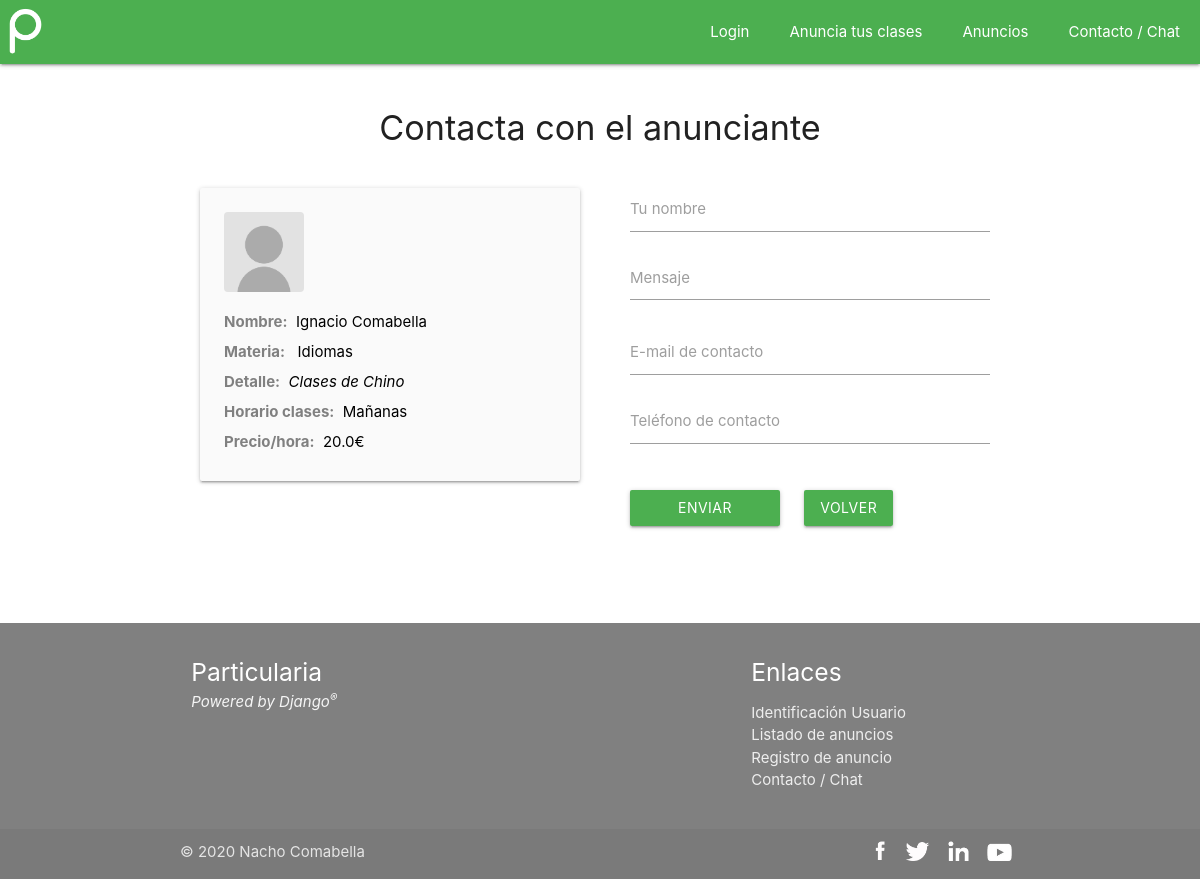
Page /contactar?id=22 on the committed database.
### partdapp/models.py (models this page shows)
class Anuncio(models.Model):
    nombre = models.CharField(max_length = 200)
    descripcion = models.CharField(max_length = 2000)
    horario = models.CharField(max_length = 20)
    telefono = models.IntegerField(default = 0)
    email = models.CharField(max_length = 150)
    emailvalido = models.CharField(max_length = 150, default = 'NO')
    precio = models.FloatField(default = 0)
    tfno = models.CharField(max_length = 2)
    mail = models.CharField(max_length = 2)
    foto = models.ImageField(upload_to='images/profile', default = 'images/profile/noperfil.png')
    codigo = models.CharField(max_length = 255)
    categoria = models.ForeignKey(Categoria, on_delete = models.CASCADE)
    usuario = models.ForeignKey(Usuarios, on_delete = models.CASCADE)

class Categoria(models.Model):
    materia = models.CharField(max_length = 150)

### partdapp/views.py (the view)
# urls.py: path('contactar', views.contactar),
def contactar(request):
    id = request.GET["id"]
    anuncio = models.Anuncio.objects.get(pk = id)
    context = {
        "anuncio" : anuncio,
        "materias" : models.Categoria.objects.order_by("id")
        }
    return render(request, "contactar.html", context)

### partdapp/templates/contactar.html (shortened to what this page needs)
{% extends "base.html" %}
{% block content %}
<div class="container">
<br class="hide-on-small-only">
<div style="text-align:center;">
	<h4>Contacta con el anunciante</h4>
</div>
<div class="row">
<div class="col s12 m6" style="padding: 20px;">
	<div class="card-panel grey lighten-5 z-depth-1">
	    <p style="margin-top: 0;">
		    <img class="materialboxed" src="../static/media/{{anuncio.foto}}" width="80px">
		</p>
		<span class="black-text">
			<span id="camposcard">Nombre:</span> &nbsp;{{anuncio.nombre}} <br>
			<span id="camposcard">Materia:</span> &nbsp;
			{% for m in materias %}
            {% if m.id == anuncio.categoria.id %}
            {{m.materia}}
            {% endif %}
        	{% endfor %}
			<br>
			<span id="camposcard">Detalle:</span> &nbsp;<cite>{{anuncio.descripcion}}</cite> <br>
			<span id="camposcard">Horario clases:</span> &nbsp;{{anuncio.horario}} <br>
			<span id="camposcard">Precio/hora:</span>&nbsp;
			{% if anuncio.precio == 0 %}
			No indicado<br>
			{% else %}
			{{anuncio.precio}}€<br>
			{% endif %}
		</span>
	</div>
</div>
<div class="col s12 m6" style="padding:30px; margin-top: -20px;">
	<form action="form-contactar">
		<div class="input-field">
			<input id="nombre" type="text" name="nombre" maxlength="50" pattern="^[a-zA-ZáéíóúÁÉÍÓÚñÑ ]{0,50}$" required/>
			<label for="nombre">Tu nombre</label>
		</div>
		<div class="input-field">
			<textarea id="desc" class="materialize-textarea" name="descripcion" maxlength="500" required></textarea>
			<label for="desc">Mensaje</label>
		</div>
		<div class="input-field">
			<input id="mail" type="text" name="email" pattern="[a-z0-9._%+-]+@[a-z0-9.-]+\.[a-z]{2,}$" required/>
			<label for="mail">E-mail de contacto</label>
		</div>
		<div class="input-field">
			<input id="tfno" type="text" name="telefono" maxlength="9" pattern="[6-7]{1}[0-9]{8}" required/>
			<label for="tfno">Teléfono de contacto</label>
		</div><br>
		<div>
			<button class="waves-effect waves-light btn" type="submit" style="width: 150px; margin-left:0;">ENVIAR</button>
			<a class="waves-effect waves-light btn" href="listado">VOLVER</a>
		</div>
	</form>
</div>
</div>
</div>
<br><br><br class="hide-on-small-only">
{% endblock %}

### partdapp/static/css/style.css (style rules this page uses)
a { text-decoration: none; color: black; }
.black-text { line-height: 2 !important; }
.materialboxed { border-radius: 4px; }
#camposcard { color: grey; font-weight: bold; }
.btn { background-color: #4caf50 !important; }
.waves-effect { background-color: #4caf50 !important; margin-left: 10px; margin-right: 10px; }
.waves-effect { background-color: #4caf50 !important; }
div:after { content: ""; display: table; clear: both; }
.row { margin-bottom: 0px; }

### rows in the picture
Anuncio: foto (picture), nombre "Ignacio Comabella", descripcion "Clases de Chino", horario "Mañanas", precio "20.0"
Categoria: materia "Idiomas"
